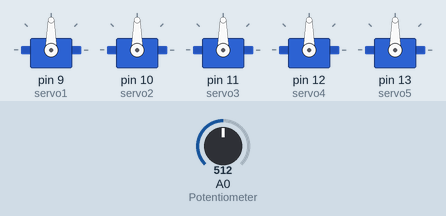
A sketch run on a simulated Arduino Uno, built with avr-gcc and run on an emulated ATmega328P. On the bench: 5 × servo. The inputs (shaded band) are chosen by the test bench; at power-on: A0 (Potentiometer) = 512.

Above: at 1.2 s.
1.3 s: A0 (Potentiometer) set to 716
At 2.5 s:
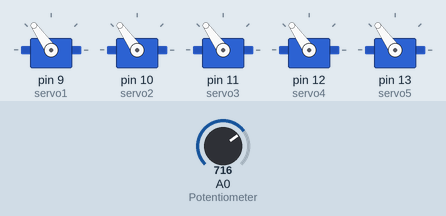
2.8 s: A0 (Potentiometer) set to 900
At 3.9 s:
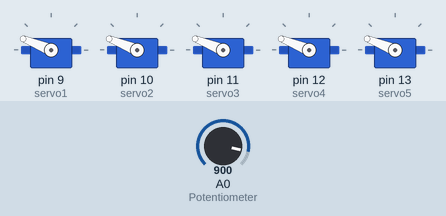
4.3 s: A0 (Potentiometer) set to 1023
At 4.8 s:
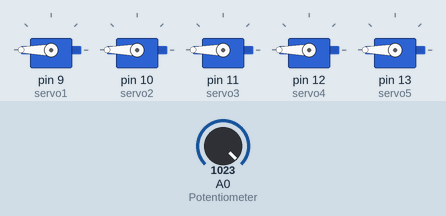
5.8 s: A0 (Potentiometer) set to 306
At 6.2 s:
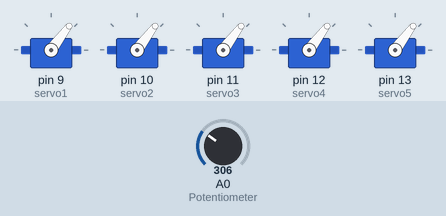
7.3 s: A0 (Potentiometer) set to 122
At 8.3 s:
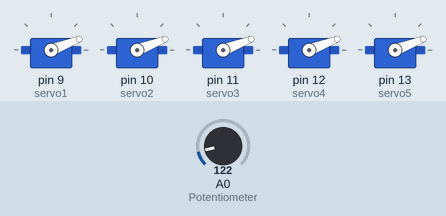
Timing chart, 0 to 9.8 s (numbered marks = the images above; inputs shaded):
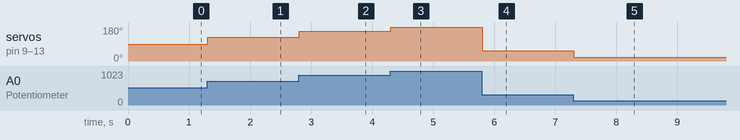

Measured:
- after the input at 1.3 s, servo on pin 9 (servo1), servo on pin 10 (servo2), servo on pin 11 (servo3), servo on pin 12 (servo4), servo on pin 13 (servo5): 90° → 125° at once
- after the input at 2.8 s, servo on pin 9 (servo1), servo on pin 10 (servo2), servo on pin 11 (servo3), servo on pin 12 (servo4), servo on pin 13 (servo5): 125° → 158° at once
- after the input at 4.3 s, servo on pin 9 (servo1), servo on pin 10 (servo2), servo on pin 11 (servo3), servo on pin 12 (servo4), servo on pin 13 (servo5): 158° → 180° at once
- after the input at 5.8 s, servo on pin 9 (servo1), servo on pin 10 (servo2), servo on pin 11 (servo3), servo on pin 12 (servo4), servo on pin 13 (servo5): 180° → 53° at once
- after the input at 7.3 s, servo on pin 9 (servo1), servo on pin 10 (servo2), servo on pin 11 (servo3), servo on pin 12 (servo4), servo on pin 13 (servo5): 53° → 21° at once

The sketch:

Controlling_5_servo_motors_with_potentiometer.ino
```cpp
/* Circuit Diagram and controlling of  5 servo motors to go from
0 to 90 Degree with potentiometer*/
#include <Servo.h>
Servo servo1; // Define Servos from the library
Servo servo2;
Servo servo3;
Servo servo4;
Servo servo5;
int Angle = 0; // Servo motors angle
int PotReading = 0; // Potentiometer Reading
void setup()
{
  servo1.attach(9); // Arduino pins configuration
  servo2.attach(10);
  servo3.attach(11);
  servo4.attach(12);
  servo5.attach(13);
}
void loop()
{
  PotReading = analogRead(A0); // Potentiometer pin configuration
  Angle = map (PotReading , 0 , 1023 , 0 , 180); // mapping the value of the angle from the reading of potentiometer according to high-low values of current and angle
  servo1.write(Angle); // Defining the angle to the servos
  servo2.write(Angle);
  servo3.write(Angle);
  servo4.write(Angle);
  servo5.write(Angle);
  delay(10);

}
```
